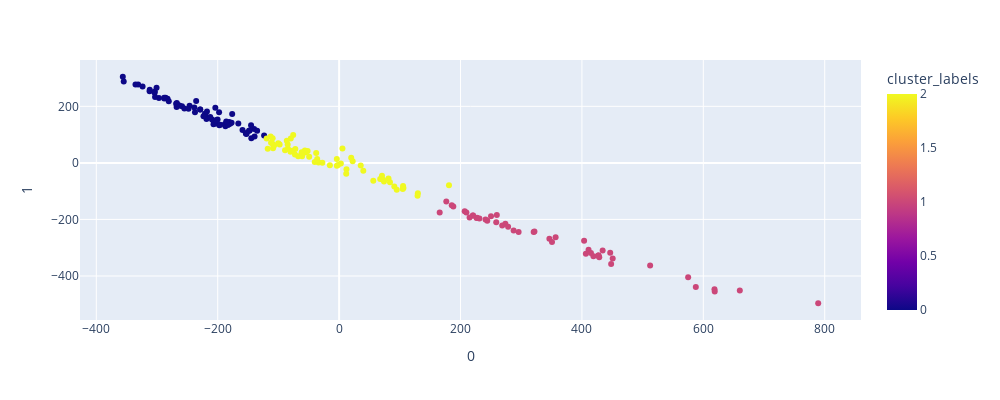

The cell this chart's notebook holds for it:
### Code cell
fig = px.scatter(df_wn_ft_transformed_cc, 
                 x = 0, 
                 y = 1,
                 color = 'cluster_labels',
                 height = 400,
                 width = 1000
                )

fig.show()

### Figure 1 — Plotly figure (JSON) as saved in the notebook; plotly's stock layout.template omitted (floating-point values rounded to 4 significant figures; data arrays with more than 128 entries replaced by an {"elided": "..."} marker saying what was removed)
{"data": [{"hovertemplate": "0=%{x}<br>1=%{y}<br>cluster_labels=%{marker.color}<extra></extra>", "legendgroup": "", "marker": {"color": {"elided": "178 int values"}, "coloraxis": "coloraxis", "symbol": "circle"}, "mode": "markers", "name": "", "orientation": "v", "showlegend": false, "type": "scatter", "x": {"elided": "178 float values"}, "xaxis": "x", "y": {"elided": "178 float values"}, "yaxis": "y"}], "layout": {"coloraxis": {"colorbar": {"title": {"text": "cluster_labels"}}, "colorscale": [[0, "#0d0887"], [0.1111, "#46039f"], [0.2222, "#7201a8"], [0.3333, "#9c179e"], [0.4444, "#bd3786"], [0.5556, "#d8576b"], [0.6667, "#ed7953"], [0.7778, "#fb9f3a"], [0.8889, "#fdca26"], [1, "#f0f921"]]}, "height": 400, "legend": {"tracegroupgap": 0}, "margin": {"t": 60}, "width": 1000, "xaxis": {"anchor": "y", "autorange": true, "domain": [0, 1], "range": [-426.9, 859.8], "title": {"text": "0"}, "type": "linear"}, "yaxis": {"anchor": "x", "autorange": true, "domain": [0, 1], "range": [-555.8, 363.9], "title": {"text": "1"}, "type": "linear"}}}
